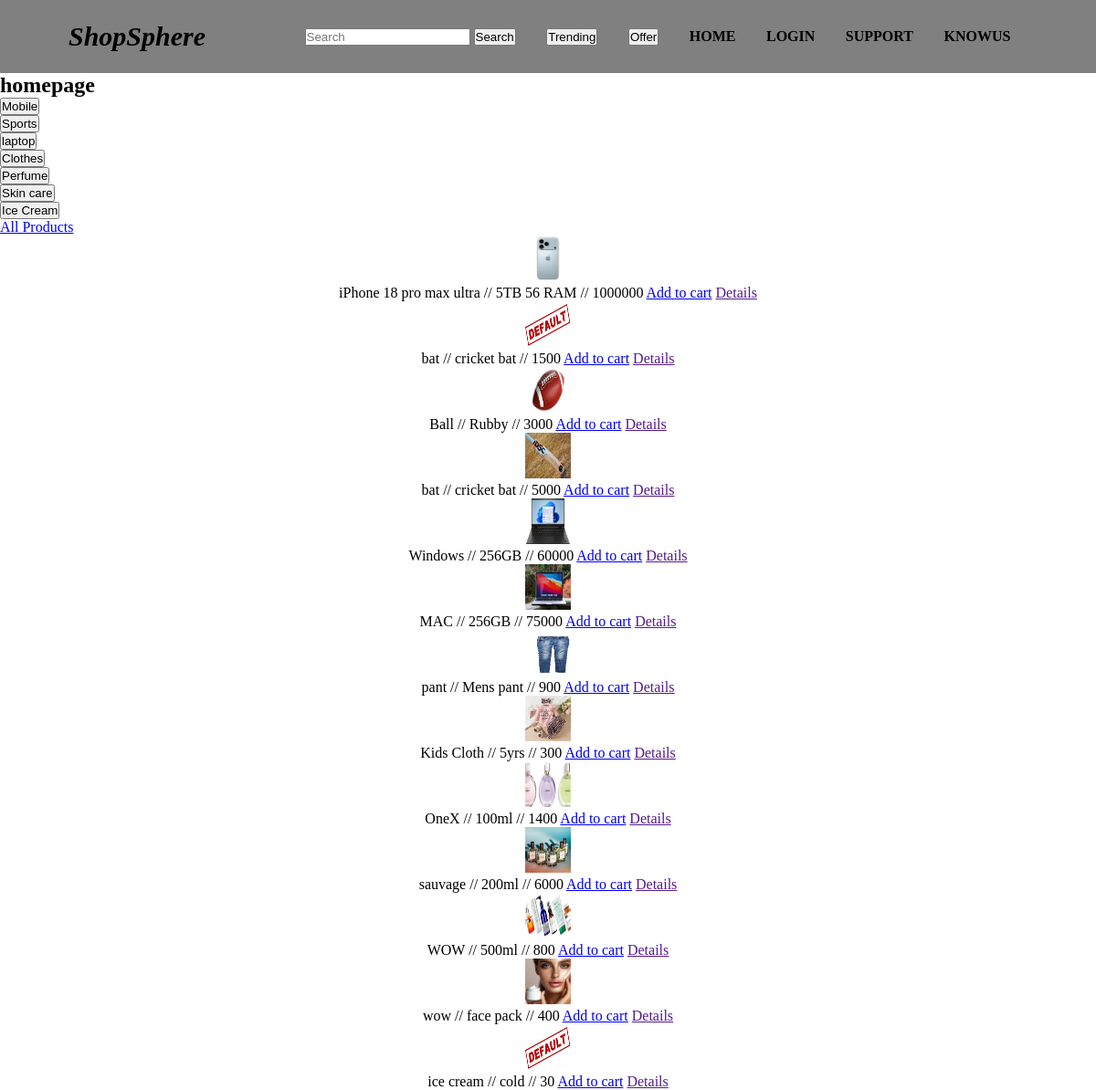
The page / on the database its author committed.
### base/models.py (models this page shows)
class  Products(models.Model):
    pname = models.CharField(max_length=100)
    pdesc = models.CharField(max_length=200)
    price  = models.IntegerField()
    pcategory = models.CharField(max_length=100)
    trending = models.BooleanField(default=False)
    offer = models.BooleanField(default=False)
    pimages = models.ImageField(default='Default.jpg',upload_to='uploads')

### base/views.py (the view)
# urls.py: path('',home,name='home'),
def home(request):
    if request.user.is_authenticated:
        cartproducts_count = CartModel.objects.filter(host=request.user).count()
    else:
        cartproducts_count = False
    nomatch = False
    trend = False
    offer = False
    if 'q' in request.GET:
        q = request.GET['q']
        all_products = Products.objects.filter(Q(pname__icontains = q) | Q(pdesc__icontains = q))
        if len(all_products) == 0:
            nomatch = True
    elif 'cat' in request.GET:
        cat=request.GET['cat']
        all_products = Products.objects.filter(pcategory=cat)
    elif 'trending' in request.GET:
        all_products = Products.objects.filter(trending=True)
        trend = True
    elif 'offer' in request.GET:
        all_products = Products.objects.filter(offer=True)
        offer = True
    else:
        all_products = Products.objects.all()
    category = [] #empty
    for i in Products.objects.all():
        if i.pcategory not in category: #mobile,sports,
            category+=[i.pcategory]
    return render(request,'home.html',{'all_products':all_products,'nomatch':nomatch,'category':category,'cartproducts_count':cartproducts_count,'trend':trend,'offer':offer})

### base/templates/home.html (shortened to what this page needs)
{% extends 'main.html' %}
{% block content %}
    <h2>homepage</h2>
    <div class="category">
        {% for i in category %}
            <form action="">
                <input type="submit" value="{{i}}" name="cat">
            </form>
        {% endfor %}
        <a href="{% url 'home' %}">All Products</a>
    </div>
    <center>
        {% for i in all_products %}
            <img src="{{i.pimages.url}}" alt="" style="height: 50px;width: 50px;"> <br>
            {{i.pname}} // {{i.pdesc}} // {{i.price}}
            <a href="{% url 'addtocart' i.id %}">Add to cart</a>
            <a href="">Details</a> <br>
        {% endfor %}
    </center>
{% endblock %}

### templates/main.html (shortened to what this page needs)
{% load static %}
<!DOCTYPE html>
<html lang="en">
<head>
    <link rel="stylesheet" href="{% static 'css/styles.css' %}">
</head>
<body>
    {% include 'nav.html' %}
    {% block content %}
    {% endblock %}
</body>
</html>

### templates/nav.html (shortened to what this page needs)
<nav>
    <div class="logo">
        <h1>ShopSphere</h1>
    </div>
    <div class="links">
        {%  if request.user.is_authenticated %}
            {% if profile_nav %}
                <a href="{% url 'home' %}">HOME</a>
                <a href="{% url 'cart' %}">CART({{ cartproducts_count }})</a>
                <a href="{% url 'profile' %}">PROFILE({{request.user}})</a>
                <a href="{% url 'logout_' %}">LOGOUT</a>
                <a href="">SUPPORT</a>
                <a href="">KNOWUS</a>
            {% else %}
                <form action="">
                    <input type="text" name="q" id="" placeholder="Search">
                    <input type="submit" value="Search">
                </form>
                <form action="">
                    <input type="submit" value="Trending" name="trending">
                </form>
                <form action="">
                    <input type="submit" value="Offer" name="offer">
                </form>
                <a href="{% url 'home' %}">HOME</a>
                <a href="{% url 'cart' %}">CART({{ cartproducts_count }})</a>
                <a href="{% url 'profile' %}">PROFILE({{request.user}})</a>
                <a href="{% url 'logout_' %}">LOGOUT</a>
                <a href="">SUPPORT</a>
                <a href="">KNOWUS</a>
            {% endif %}
        {%  else %}
            {% if login_nav %}
                <a href="{% url 'home' %}">HOME</a>
                <a href="{% url 'login_' %}">LOGIN</a>
                <a href="">SUPPORT</a>
                <a href="">KNOWUS</a>
            {% else %}
                <form action="">
                    <input type="text" name="q" id="" placeholder="Search">
                    <input type="submit" value="Search">
                </form>
                <form action="">
                    <input type="submit" value="Trending" name="trending">
                </form>
                <form action="">
                    <input type="submit" value="Offer" name="offer">
                </form>
                <a href="{% url 'home' %}">HOME</a>
                <a href="{% url 'login_' %}">LOGIN</a>
                <a href="">SUPPORT</a>
                <a href="">KNOWUS</a>
            {% endif %}
        {% endif %}
    </div>
</nav>

### static/css/styles.css (style rules this page uses)
* { padding: 0;margin: 0;box-sizing: border-box; }

### rows shown on the page
Products: category "Mobile", pimages (picture), pname "iPhone 18 pro max ultra", pdesc "5TB 56 RAM", price "1000000"
Products: category "Sports", pimages (placeholder picture), pname "bat", pdesc "cricket bat", price "1500"
Products: category "laptop", pimages (picture), pname "Windows", pdesc "256GB", price "60000"
Products: category "Clothes", pimages (picture), pname "pant", pdesc "Mens pant", price "900"
Products: category "Perfume", pimages (picture), pname "OneX", pdesc "100ml", price "1400"
Products: category "Skin care", pimages (picture), pname "WOW", pdesc "500ml", price "800"
Products: category "Ice Cream", pimages (placeholder picture), pname "ice cream", pdesc "cold", price "30"
Products: pimages (picture), pname "Ball", pdesc "Rubby", price "3000"
Products: pimages (picture), pname "bat", pdesc "cricket bat", price "5000"
Products: pimages (picture), pname "MAC", pdesc "256GB", price "75000"
Products: pimages (picture), pname "Kids Cloth", pdesc "5yrs", price "300"
Products: pimages (picture), pname "sauvage", pdesc "200ml", price "6000"
Products: pimages (picture), pname "wow", pdesc "face pack", price "400"
